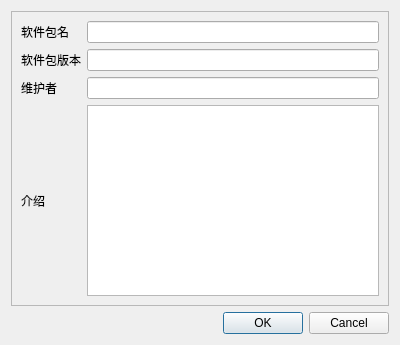
<?xml version="1.0" encoding="UTF-8"?>
<ui version="4.0">
 <class>packageCreator</class>
 <widget class="QDialog" name="packageCreator">
  <property name="geometry">
   <rect>
    <x>0</x>
    <y>0</y>
    <width>400</width>
    <height>345</height>
   </rect>
  </property>
  <property name="windowTitle">
   <string>packageCreator</string>
  </property>
  <layout class="QVBoxLayout" name="verticalLayout" stretch="0,0">
   <item>
    <widget class="QScrollArea" name="scrollArea">
     <property name="widgetResizable">
      <bool>true</bool>
     </property>
     <widget class="QWidget" name="scrollAreaWidgetContents">
      <property name="geometry">
       <rect>
        <x>0</x>
        <y>0</y>
        <width>384</width>
        <height>287</height>
       </rect>
      </property>
      <layout class="QGridLayout" name="gridLayout">
       <item row="1" column="0">
        <widget class="QLabel" name="label_2">
         <property name="text">
          <string>软件包版本</string>
         </property>
        </widget>
       </item>
       <item row="1" column="1">
        <widget class="QLineEdit" name="version"/>
       </item>
       <item row="2" column="1">
        <widget class="QLineEdit" name="maintainer"/>
       </item>
       <item row="2" column="0">
        <widget class="QLabel" name="label_3">
         <property name="text">
          <string>维护者</string>
         </property>
        </widget>
       </item>
       <item row="0" column="0">
        <widget class="QLabel" name="label">
         <property name="text">
          <string>软件包名</string>
         </property>
        </widget>
       </item>
       <item row="0" column="1">
        <widget class="QLineEdit" name="name"/>
       </item>
       <item row="3" column="0">
        <widget class="QLabel" name="label_4">
         <property name="text">
          <string>介绍</string>
         </property>
        </widget>
       </item>
       <item row="3" column="1">
        <widget class="QTextEdit" name="description"/>
       </item>
      </layout>
     </widget>
    </widget>
   </item>
   <item>
    <widget class="QDialogButtonBox" name="buttonBox">
     <property name="orientation">
      <enum>Qt::Horizontal</enum>
     </property>
     <property name="standardButtons">
      <set>QDialogButtonBox::Cancel|QDialogButtonBox::Ok</set>
     </property>
    </widget>
   </item>
  </layout>
 </widget>
 <resources/>
 <connections>
  <connection>
   <sender>buttonBox</sender>
   <signal>accepted()</signal>
   <receiver>packageCreator</receiver>
   <slot>accept()</slot>
   <hints>
    <hint type="sourcelabel">
     <x>20</x>
     <y>20</y>
    </hint>
    <hint type="destinationlabel">
     <x>20</x>
     <y>20</y>
    </hint>
   </hints>
  </connection>
  <connection>
   <sender>buttonBox</sender>
   <signal>rejected()</signal>
   <receiver>packageCreator</receiver>
   <slot>reject()</slot>
   <hints>
    <hint type="sourcelabel">
     <x>20</x>
     <y>20</y>
    </hint>
    <hint type="destinationlabel">
     <x>20</x>
     <y>20</y>
    </hint>
   </hints>
  </connection>
 </connections>
</ui>
